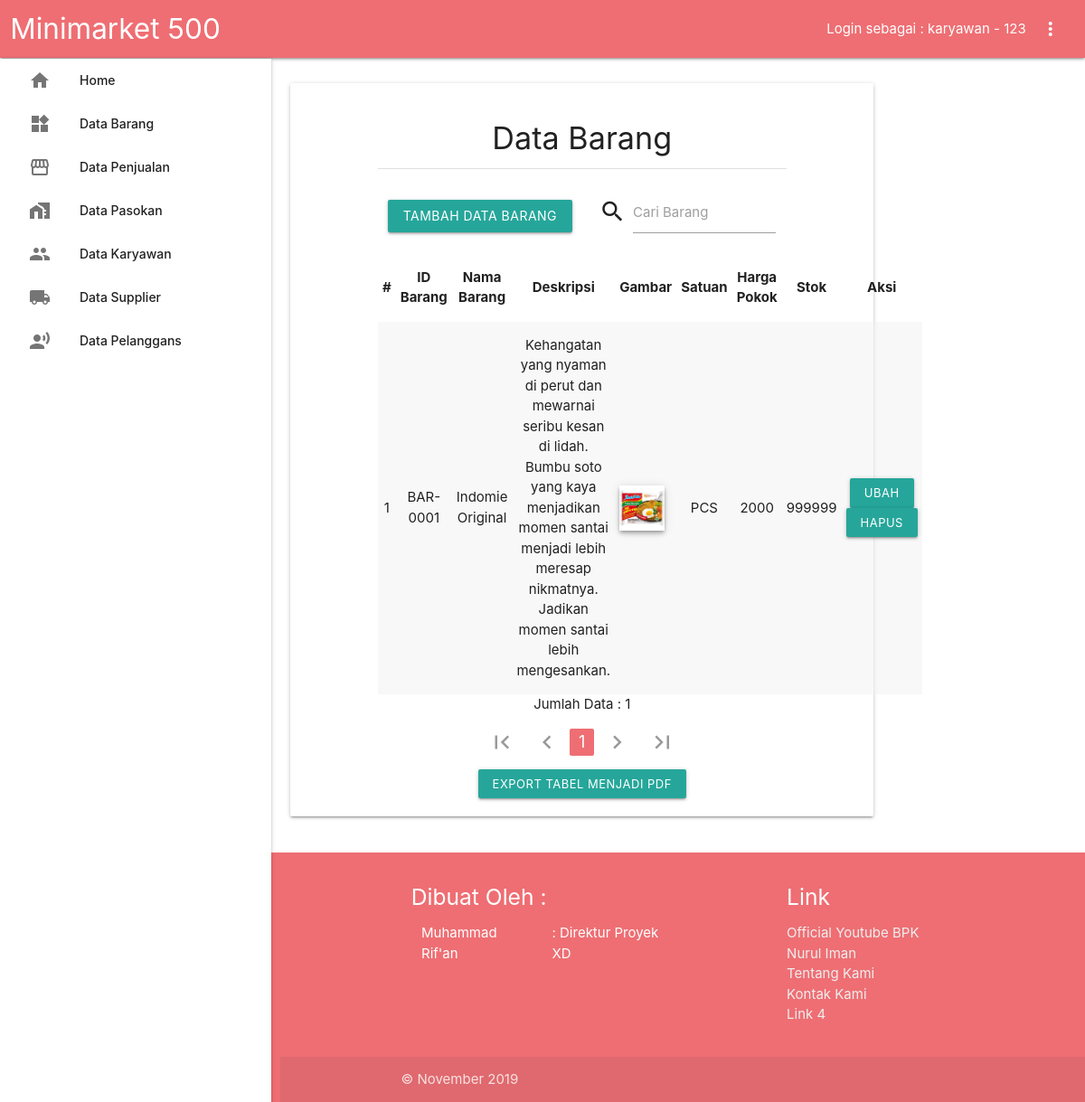
The app's page /?page=barang (signed in) with its own data.
### tables this page shows
CREATE TABLE `barang` (
  `id_barang` varchar(11) NOT NULL,
  `nama_barang` varchar(100) NOT NULL,
  `deskripsi` text NOT NULL,
  `gambar` varchar(200) NOT NULL,
  `satuan` varchar(50) NOT NULL,
  `harga_pokok` int(11) NOT NULL,
  `stok` int(11) NOT NULL
);

### src/barang/tampil-brg.php (the view, shortened to what this page needs)
<div class="container center" style="padding-top:20px;">
	<h4>Data Barang</h4>
	<div class="divider" style="margin-bottom:10px;"></div>
	<div class="valign-wrapper">
		<?= $_SESSION['hakAkses'] >= 2 ?
        '
		<div class="col s12 m6 l6">
			<a href="?page=barang&aksi=tambah" class="btn waves-effect waves-light">
				Tambah Data Barang
				<i class="material-icons right">add</i>
			</a>
		</div>
		' : ''?>
		<div class="input-field col s12 <?= $_SESSION['hakAkses'] >= 2 ? 'm6 l6' : '' ?>">
			<i class="material-icons prefix">search</i>
			<input id="cari" type="text">
			<label for="cari">Cari Barang</label>
		</div>
	</div>
<div class="row">
	<div class="center col s12">
		<table class="tabel bordered centered striped highlight responsive-table" align="center" border="2">
			<thead>
				<tr>
					<th>#</th>
					<th>ID Barang</th>
					<th>Nama Barang</th>
					<th>Deskripsi</th>
					<th>Gambar</th>
					<th>Satuan</th>
		            <th>Harga Pokok</th>
					<th>Stok</th>
					<th>Aksi</th>
				</tr>
			</thead>
			<tbody>
			<?php
                if (isset($_GET['hal'])) {
                    $hal = $_GET['hal'];
                } else {
                    $hal = "1";
                }
                if ($hal=="" || $hal=="1") {
                    $hal1 = 0;
                    $no = 1;
                } else {
                    $hal1=($hal*5)-5;
                    $no = $hal1 + 1;
                }
                $sql = "SELECT * FROM barang ORDER BY id_barang ASC LIMIT $hal1,5";
                $sql1 = "SELECT * FROM barang ORDER BY id_barang ASC";
                $res1 = mysqli_query($koneksi, $sql1);
                $jml = mysqli_num_rows($res1);
                $result = mysqli_query($koneksi, $sql);
                if (!$result||$jml==0) {
                    echo "<tr><td colspan='7'>Tidak ada data ditemukan</td></tr>";
                } else {
                    while ($rs = mysqli_fetch_array($result)) {
                        echo "<tr><td>".$no++."</td>";
                        echo "<td>".$rs[0]."</td>";
                        echo "<td>".$rs[1]."</td>";
                        echo "<td>".$rs[2]."</td>";
                        echo "<td><img src='img/".$rs['gambar']."' alt='' class='z-depth-2 hoverable materialboxed' width='50' height='50' ></td>";
                        echo "<td>".$rs[4]."</td>";
                        echo "<td>".$rs[5]."</td>";
                        echo "<td>".$rs[6]."</td>";
                        echo($_SESSION['hakAkses'] >= 2 ?
                            "<td>
							<a class='waves-effect waves-light btn-small' href='?page=barang&aksi=edit&id=".$rs[0]."'>
							Ubah
							</a>
							<a class='waves-effect waves-light btn-small'
							onClick=\"javascript: return confirm('Konfirmasi delete');\"
							href='?page=barang&aksi=hapus&id=".$rs[0]."'>Hapus
							</a>
							</td>
							</tr>" :
                            "<td><a class='waves-effect waves-light btn-small ".(($rs[6] <= 0)?'disabled':"' href='?page=beli&id=".$rs[0]."'")."' >
							Beli
							</a></td>");
                    }
                }
                echo "</tbody>";
                echo "</table>";
                echo "Jumlah Data : ".$jml;
                $a = $jml/5;
                $a=ceil($a);
                $prev = $hal - 1;
                $next = $hal + 1;
                echo "<ul class='pagination'>";
                echo "<li class='".($hal==1?"disabled'><a href=''>":"waves-effect'><a href='?page=barang'> ")."<i class='material-icons'>first_page</i></a></li>";
                echo "<li class='".($hal==1?"disabled'><a href=''>":"waves-effect'><a href='?page=barang&hal=".$prev."'>")."<i class='material-icons'>chevron_left</i></a></li>";
                    for ($b=1;$b<=$a;$b++) {
                        echo "<li class='".(($hal==$b)?'active':'waves-effect')."'><a href='?page=barang&hal=".$b."'>".$b."</a></li>";
                    }
                echo "<li class='".($hal==$a?"disabled'><a href=''>":"waves-effect'><a href='?page=barang&hal=".$next."'>")."<i class='material-icons'>chevron_right</i></a></li>";
                echo "<li class='".($hal==$a?"disabled'><a href=''>":"waves-effect'><a href='?page=barang&hal=".$a."'>")."<i class='material-icons'>last_page</i></a></li>";
                echo "</ul>";
            ?>
		<div class="row">
			<a href="src/barang/fpdf-export-brg.php" class="btn-small waves-effect waves-light">
				Export Tabel Menjadi PDF
			</a>
		</div>
	</div>
</div>
</div>

### index.php (style rules this page uses)
body { display: flex; min-height: 100vh; flex-direction: column; }
th { cursor: pointer; }

### records on screen
barang: id_barang "BAR-0001", nama_barang "Indomie Original", deskripsi "Kehangatan yang nyaman di perut dan mewarnai seribu kesan di lidah. Bumbu soto yang kaya menjadikan momen santai menjadi lebih meresap nikmatnya. Jadikan momen santai lebih mengesankan.", gambar (picture), satuan "PCS", harga_pokok "2000", stok "999999"

### other values on screen
$tipe "karyawan"
$_SESSION['userName'] "123"
$jml "1"
